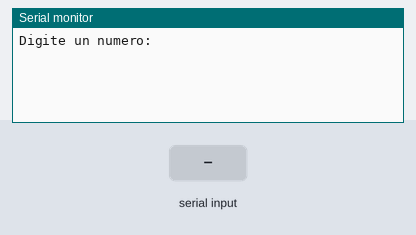
A program run on a simulated ESP32. On the bench: the last lines printed to the serial monitor. The inputs (shaded band) are chosen by the test bench.

Above: at 1.2 s.
1.3 s: "90,45\n" received over Serial
At 2.1 s:
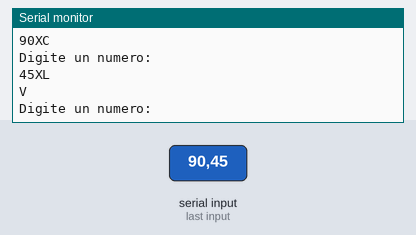
2.8 s: "30,150\n" received over Serial
At 3.6 s:
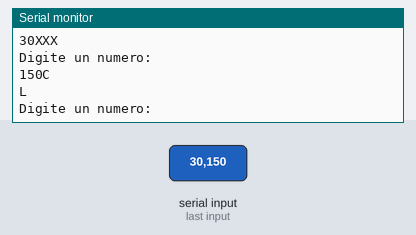
4.3 s: "1\n" received over Serial
At 4.8 s:
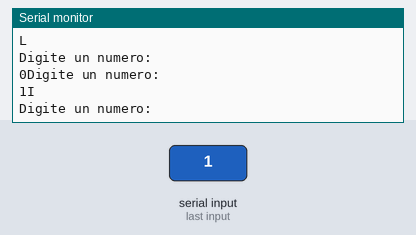
5.8 s: "2\n" received over Serial
At 6.6 s:
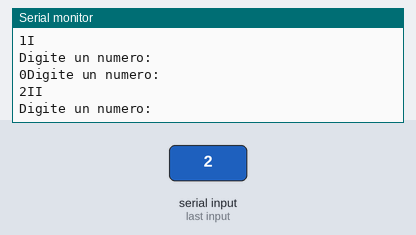
7.3 s: "3\n" received over Serial
At 8.1 s:
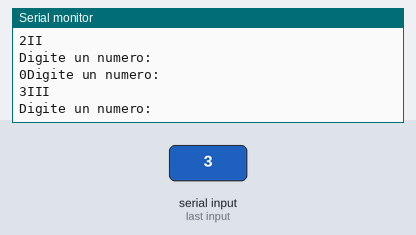
8.8 s: "4\n" received over Serial
At 10.2 s:
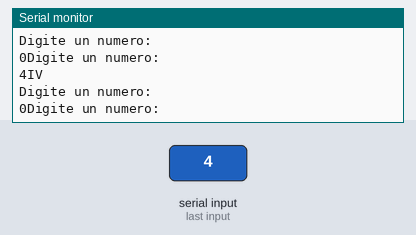

Measured:
- after the input at 1.3 s, the serial monitor: prints a new line at once (image 1)
- after the input at 2.8 s, the serial monitor: prints a new line at once (image 2)
- after the input at 4.3 s, the serial monitor: prints a new line at once (image 3)
- after the input at 5.8 s, the serial monitor: prints a new line at once (image 4)
- after the input at 7.3 s, the serial monitor: prints a new line at once (image 5)
- after the input at 8.8 s, the serial monitor: prints a new line at once (image 6)

The program:

main.cpp
```cpp
/*9. Cambiar un número entero con el mismo valor pero en romanos.

	M = 1000
	D = 500
	C = 100
	L = 50
	X = 10
	V = 5
	I = 1


#include<iostream>

using namespace std;

int main(){
	int numero,unidades,decenas,centenas,millar;

	cout<<"Digite un numero: ";
	cin>>numero;
	//2152
	unidades = numero%10; numero /= 10; //unidades = 2 , numero = 215
	decenas = numero%10; numero /= 10; //decenas = 5 , numero = 21
	centenas = numero % 10; numero /= 10; //centenas = 1 , numero = 2
	millar = numero % 10 ; numero /= 10; //millar = 2 , numero = 0
	//2000+100+50+2 = 2152

	switch(millar){
		case 1: cout<<"M";break;
		case 2: cout<<"MM"; break;
		case 3: cout<<"MMM";break;
	}

	switch(centenas){
		case 1: cout<<"C";break;
		case 2: cout<<"CC";break;
		case 3: cout<<"CCC";break;
		case 4: cout<<"CD";break;
		case 5: cout<<"D";break;
		case 6: cout<<"DC";break;
		case 7: cout<<"DCC";break;
		case 8: cout<<"DCCC";break;
		case 9: cout<<"CM";break;
	}

	switch(decenas){
		case 1: cout<<"X";break;
		case 2: cout<<"XX";break;
		case 3: cout<<"XXX";break;
		case 4: cout<<"XL";break;
		case 5: cout<<"L";break;
		case 6: cout<<"LX";break;
		case 7: cout<<"LXX";break;
		case 8: cout<<"LXXX";break;
		case 9: cout<<"XC";break;
	}

	switch(unidades){
		case 1: cout<<"I";break;
		case 2: cout<<"II";break;
		case 3: cout<<"III";break;
		case 4: cout<<"IV";break;
		case 5: cout<<"V";break;
		case 6: cout<<"VI";break;
		case 7: cout<<"VII";break;
		case 8: cout<<"VIII";break;
		case 9: cout<<"IX";break;
	}
	return 0;
}

*/

#include <Arduino.h>

	int numero,unidades,decenas,centenas,millar;

void setup()
{
  	Serial.begin(9600);
}

void loop()
{

	Serial.println("Digite un numero: "); while(!Serial.available()){} numero = Serial.parseInt();
	Serial.print(String(numero));

	//2152
	unidades = numero%10; numero /= 10; //unidades = 2 , numero = 215
	decenas = numero%10; numero /= 10; //decenas = 5 , numero = 21
	centenas = numero % 10; numero /= 10; //centenas = 1 , numero = 2
	millar = numero % 10 ; numero /= 10; //millar = 2 , numero = 0
	//2000+100+50+2 = 2152

	switch(millar){
		case 1: Serial.println("M"); break;
		case 2: Serial.println("MM"); break;
		case 3: Serial.println("MMM"); break;
	}

	switch(centenas){
		case 1: Serial.println("C"); break;
		case 2: Serial.println("CC"); break;
		case 3: Serial.println("CCC"); break;
		case 4: Serial.println("CD"); break;
		case 5: Serial.println("D"); break;
		case 6: Serial.println("DC"); break;
		case 7: Serial.println("DCC"); break;
		case 8: Serial.println("DCCC"); break;
		case 9: Serial.println("CM"); break;
	}

	switch(decenas){
		case 1: Serial.println("X"); break;
		case 2: Serial.println("XX"); break;
		case 3: Serial.println("XXX"); break;
		case 4: Serial.println("XL"); break;
		case 5: Serial.println("L"); break;
		case 6: Serial.println("LX"); break;
		case 7: Serial.println("LXX"); break;
		case 8: Serial.println("LXXX"); break;
		case 9: Serial.println("XC"); break;
	}

	switch(unidades){
		case 1: Serial.println("I"); break;
		case 2: Serial.println("II"); break;
		case 3: Serial.println("III"); break;
		case 4: Serial.println("IV"); break;
		case 5: Serial.println("V"); break;
		case 6: Serial.println("VI"); break;
		case 7: Serial.println("VII"); break;
		case 8: Serial.println("VIII"); break;
		case 9: Serial.println("IX"); break;
	}


}
```
